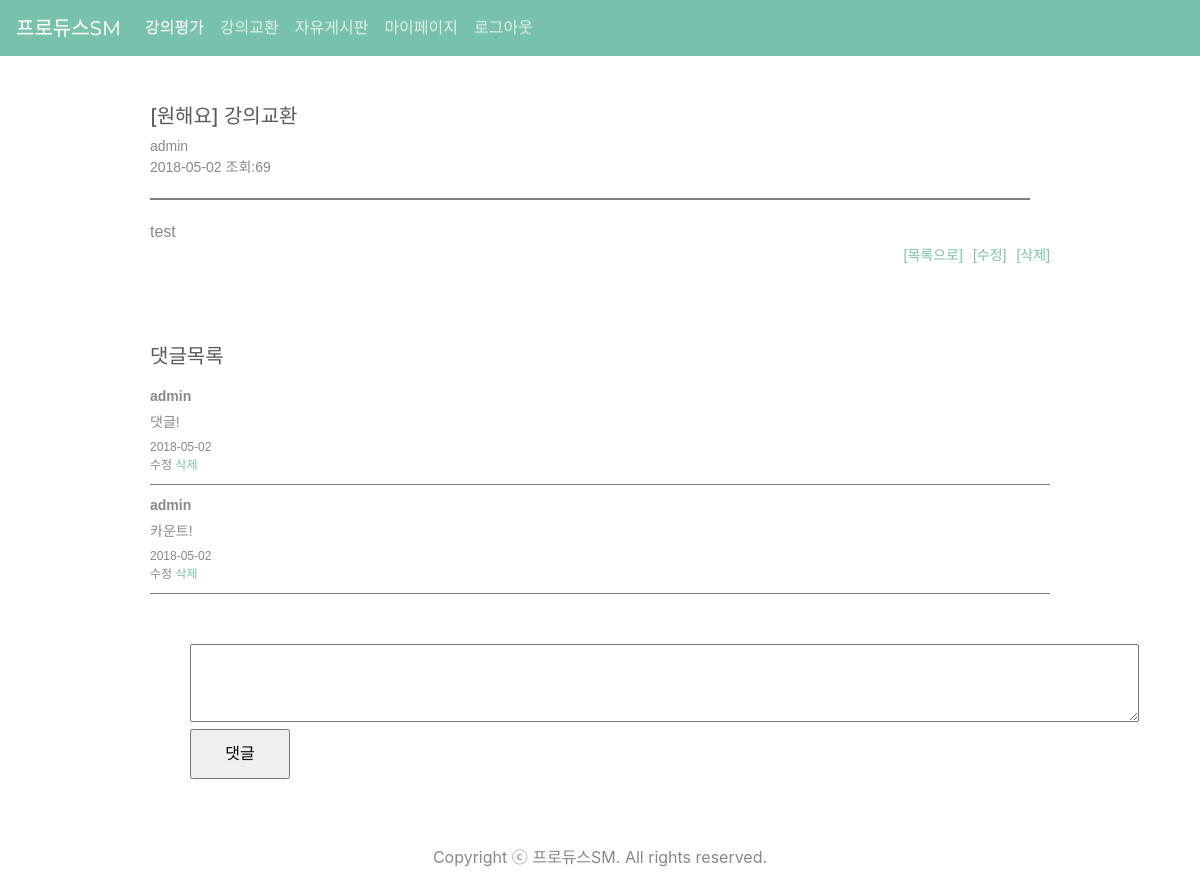
The page /page/trade_board/trade_read.php?idx=1 (signed in) on the database as committed earlier.
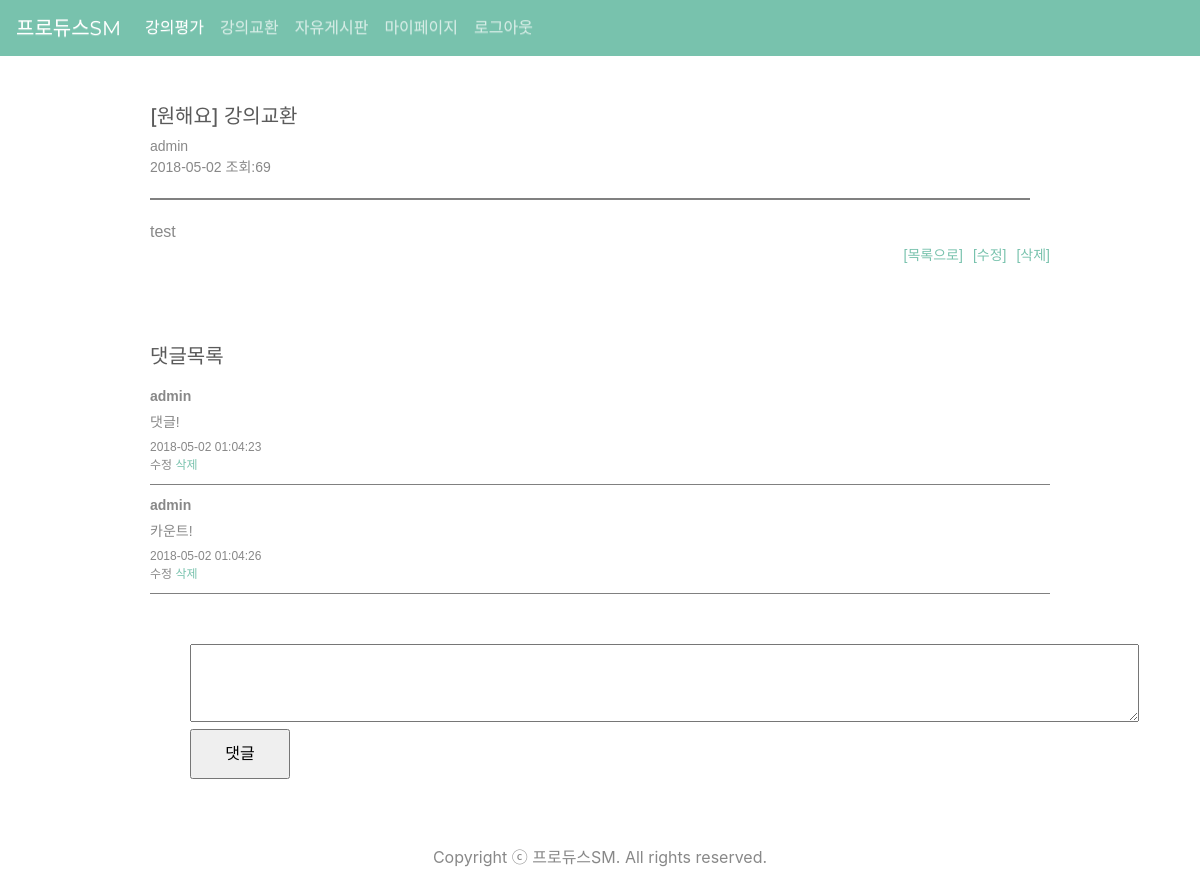
The same page on the database as committed later.
### tables this page shows
CREATE TABLE `trade_reply` (
  `idx` int(11) NOT NULL,
  `con_num` int(11) NOT NULL,
  `name` varchar(100) NOT NULL,
  `content` text NOT NULL,
  `date` datetime NOT NULL
);

### db.php (called while the page is built, shortened)
<?php
 $db = new mysqli("localhost","root","123456","producesm");
 $db->set_charset("utf8");
 function mq($sql){
   global $db;
   return $db->query($sql);
 }
 ?>

### page/trade_board/trade_read.php (the view, shortened to what this page needs)
<?php
include "../../db.php";
if(isset($_SESSION['userid'])){
	$bno = $_GET['idx'];
	$sql = mq("select * from trade_board where idx='".$bno."'");
	$trade_board = $sql->fetch_array();
?>
<!doctype html>
<html lang="ko">
 <head>
  <link rel="stylesheet" href="../../css/board.css" />
  <link rel="stylesheet" href="../../css/jquery-ui.css" />
	<link rel="stylesheet" href="../../css/bootstrap.min.css">
	<link rel="stylesheet" href="../../css/bootstrap-theme.min.css">
</head>
<nav class="navbar navbar-expand-lg navbar-dark bg-primary">
	<a class="navbar-brand" href="../../../index.php">프로듀스SM</a>
	<div class="collapse navbar-collapse" id="navbarColor01">
		<ul class="navbar-nav mr-auto">
			<li class="nav-item active">
				<a class="nav-link" href="../../page/evaluation.php">강의평가 <span class="sr-only">(current)</span></a>
			</li>
			<li class="nav-item">
				<a class="nav-link" href="../../page/trade.php">강의교환</a>
			</li>
			<li class="nav-item">
				<a class="nav-link" href="../../page/list.php">자유게시판</a>
			</li>
			<li class="nav-item">
				<a class="nav-link" href="../../page/mypage.php">마이페이지</a>
			</li>
		 <li class="nav-item">
				<a class="nav-link" href="../../member/logout.php">로그아웃</a>
			</li>
		</ul>
	</div>
</nav>
<body>
<div id="board_read">
	<br><br><h5>[<?php echo $trade_board['trade_header']; ?>] <?php echo $trade_board['title']; ?></h5>
		<div id="user_info">
			<?php echo $trade_board['name'];?>
			<br><?php echo $trade_board['date']; ?> 조회:<?php echo $trade_board['hit']; ?>
				<div id="bo_line"></div>
			</div>
			<div id="bo_content">
				<?php echo nl2br("$trade_board[content]"); ?>
			</div>
		<div id="bo_ser">
			<ul>
				<li><a href="../trade.php">[목록으로]</a></li>
				<?php
					if($_SESSION['userid'] == $trade_board['name'])
						{  ?>
						<li><a href="trade_modify.php?idx=<?php echo $bno; ?>">[수정]</a></li>
						<li><a href="trade_delete.php?idx=<?php echo $bno; ?>">[삭제]</a></li>
					<?php }else{ }?>
			</ul>
		</div>
<div class="reply_view">
	<h5>댓글목록</h5>
		<?php
			$sql3 = mq("select * from trade_reply where con_num='".$bno."' order by idx asc");
			while($trade_reply = $sql3->fetch_array()){
		?>
		<div class="dap_lo">
			<div><b><?php echo $trade_reply['name'];?></b></div>
			<div class="dap_to comt_edit"><?php echo nl2br("$trade_reply[content]"); ?></div>
			<div class="rep_me dap_to"><?php echo $trade_reply['date']; ?></div>
			<div class="rep_me rep_menu">
				<?php
					if($_SESSION['userid'] == $trade_reply['name'])
						{  ?>
							<a class="dat_edit_bt">수정</a>
							<a href="trade_reply_delete.php?idx=<?php echo $trade_reply['idx']; ?>">삭제</a>
					<?php }else{ }?>
			</div>
		</div>
	<?php } ?>
	<div class="dap_ins">
		<ul>
			<li class="fl"><textarea name="content" class="reply_content" id="re_content" cols="100" rows="3"></textarea></li>
			<li><input type="button" id="rep_bt" value="댓글" class="re_bt" /></li>
		</ul>
	</div>
</div>
</div>
<div class="container" style="padding-top:150px;">
	<p class="text-center">Copyright ⓒ 프로듀스SM. All rights reserved.</p>
</div>
</body>
</html>
<?php
}else{
echo "<script>alert('잘못된 접근입니다.'); location.href='../../index.php'; </script>";
	}
?>

Rows that differ between the two databases and show on the page:
changed trade_reply "댓글!": date "2018-05-02" → "2018-05-02 01:04:23"
changed trade_reply "카운트!": date "2018-05-02" → "2018-05-02 01:04:26"
